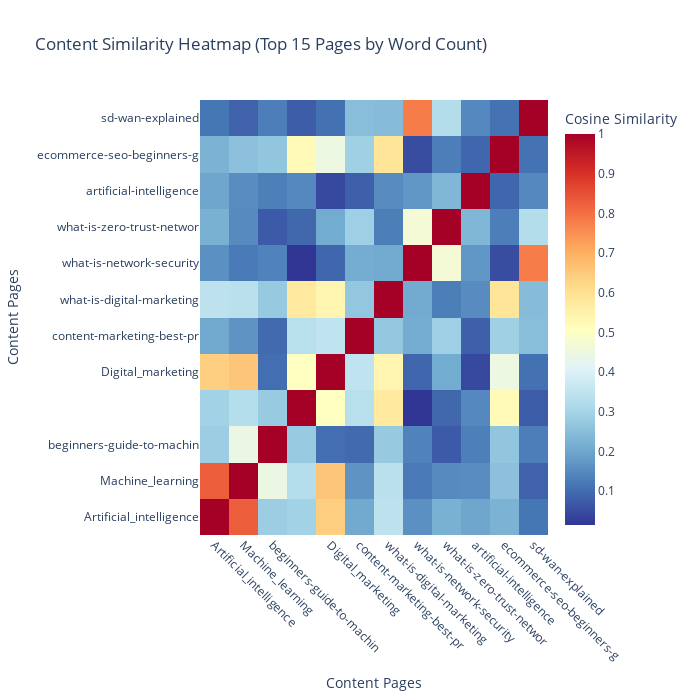

The code cell stored with this chart in its notebook:
### Markdown cell above
## 7. Advanced Visualizations

### Interactive visualizations including:
- **Similarity Heatmap** of content relationships
- **Feature Importance Plots** with interactive elements
- **Word Clouds** for different quality categories
- **Distribution Charts** for all metrics
- **Correlation Analysis** of advanced features

### Code cell
# Import plotly for interactive visualizations
import plotly.express as px
import plotly.graph_objects as go
from plotly.subplots import make_subplots

# Create interactive similarity heatmap
print("Creating interactive similarity heatmap...")

# Use a subset for better visualization (top 15 pages by word count)
top_pages_idx = features_df.nlargest(15, 'word_count').index
subset_similarity = similarity_matrix[np.ix_(top_pages_idx, top_pages_idx)]
subset_urls = [features_df.iloc[i]['url'].split('/')[-1][:25] for i in top_pages_idx]

# Create heatmap using Plotly
fig_heatmap = go.Figure(data=go.Heatmap(
    z=subset_similarity,
    x=subset_urls,
    y=subset_urls,
    colorscale='RdYlBu_r',
    colorbar=dict(title="Cosine Similarity"),
    hovertemplate='<b>%{x}</b><br><b>%{y}</b><br>Similarity: %{z:.3f}<extra></extra>'
))

fig_heatmap.update_layout(
    title="Content Similarity Heatmap (Top 15 Pages by Word Count)",
    xaxis_title="Content Pages",
    yaxis_title="Content Pages",
    width=700,
    height=700
)

fig_heatmap.update_xaxes(tickangle=45)
fig_heatmap.update_yaxes(tickangle=0)

fig_heatmap.show()
print("Similarity heatmap created!")

### Figure 1 — Plotly figure (JSON) as saved in the notebook; plotly's stock layout.template omitted (floating-point values rounded to 4 significant figures; data arrays with more than 128 entries replaced by an {"elided": "..."} marker saying what was removed)
{"data": [{"colorbar": {"title": {"text": "Cosine Similarity"}}, "colorscale": [[0, "rgb(49,54,149)"], [0.1, "rgb(69,117,180)"], [0.2, "rgb(116,173,209)"], [0.3, "rgb(171,217,233)"], [0.4, "rgb(224,243,248)"], [0.5, "rgb(255,255,191)"], [0.6, "rgb(254,224,144)"], [0.7, "rgb(253,174,97)"], [0.8, "rgb(244,109,67)"], [0.9, "rgb(215,48,39)"], [1, "rgb(165,0,38)"]], "hovertemplate": "<b>%{x}</b><br><b>%{y}</b><br>Similarity: %{z:.3f}<extra></extra>", "type": "heatmap", "x": ["Artificial_intelligence", "Machine_learning", "beginners-guide-to-machin", "", "Digital_marketing", "content-marketing-best-pr", "what-is-digital-marketing", "what-is-network-security", "", "what-is-zero-trust-networ", "artificial-intelligence", "", "ecommerce-seo-beginners-g", "sd-wan-explained", ""], "y": ["Artificial_intelligence", "Machine_learning", "beginners-guide-to-machin", "", "Digital_marketing", "content-marketing-best-pr", "what-is-digital-marketing", "what-is-network-security", "", "what-is-zero-trust-networ", "artificial-intelligence", "", "ecommerce-seo-beginners-g", "sd-wan-explained", ""], "z": {"elided": "15x15 float values"}}], "layout": {"height": 700, "title": {"text": "Content Similarity Heatmap (Top 15 Pages by Word Count)"}, "width": 700, "xaxis": {"tickangle": 45, "title": {"text": "Content Pages"}}, "yaxis": {"tickangle": 0, "title": {"text": "Content Pages"}}}}
